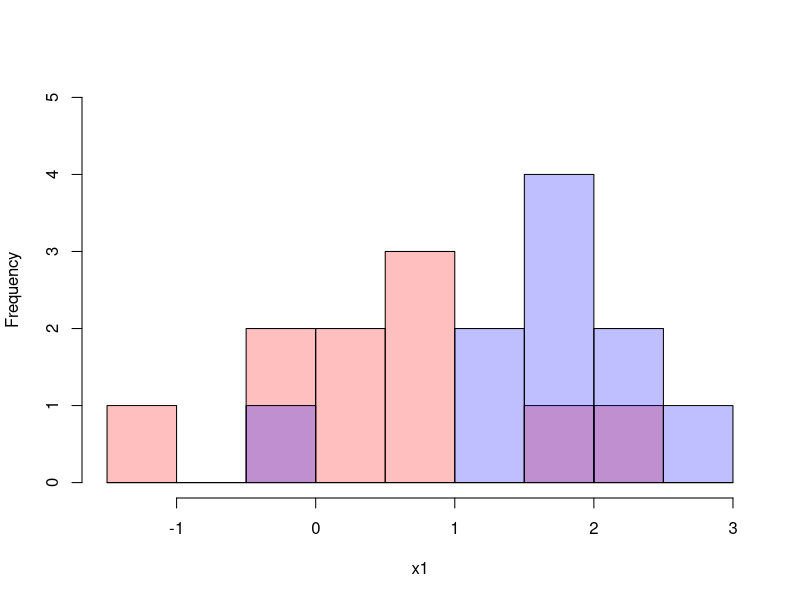
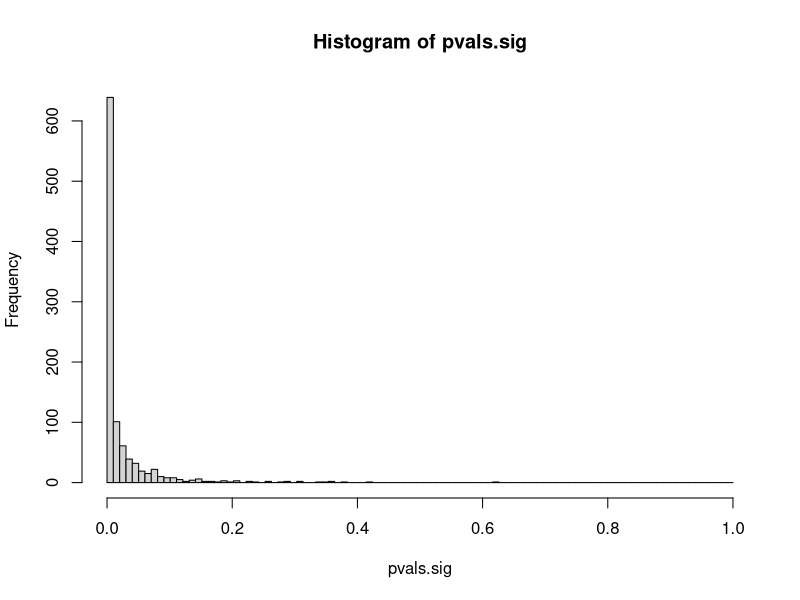
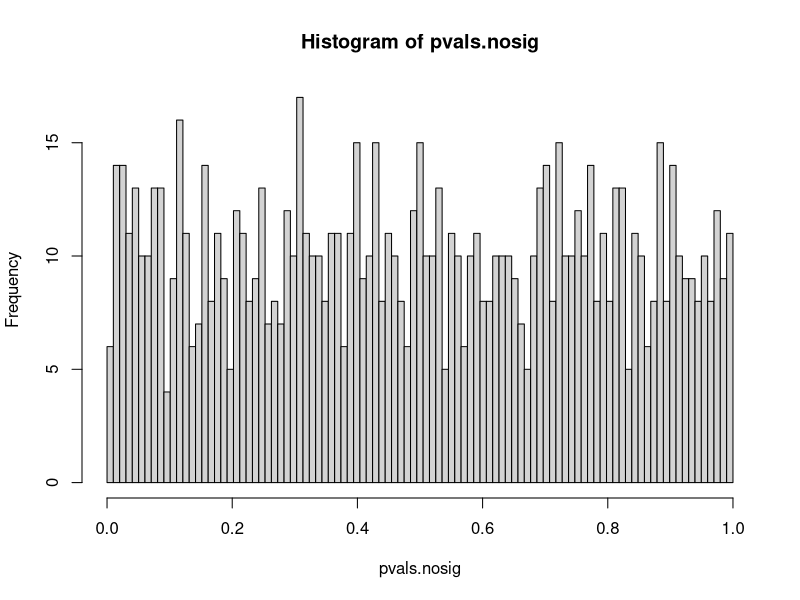
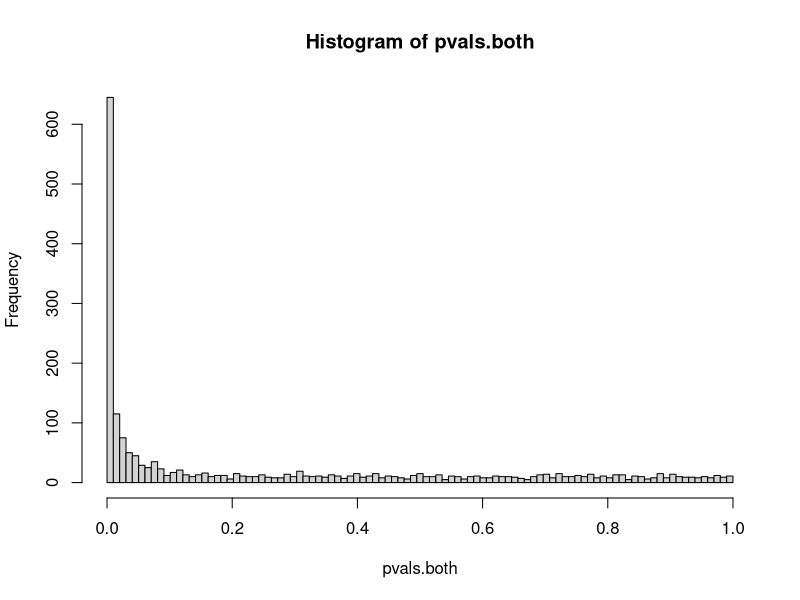

R code for these plots, in order:
## ---- chunk 1
knitr::opts_chunk$set(echo = FALSE)
## ---- chunk 2

x1 = rnorm(n=10, m=0, sd=1)
x2 = rnorm(n=10, m=1.5, sd=1)

print(x1)
print(x2)


## ---- chunk 3

#use h0 to get the proper range
h0 = hist(c(x1, x2), breaks=10, plot=F)
h1 = hist(x1, breaks=h0$breaks, plot=F)
h2 = hist(x2, breaks=h0$breaks, plot=F)
plot(h1, col=rgb(1, 0, 0, .25), ylim=c(0, max(h0$counts)), main="")
plot(h2, col=rgb(0, 0, 1, .25), add=T)


## ---- chunk 4
  res = t.test(x1, x2)
  print(res)
  
  
## ---- chunk 5
  testSignal = function(...){
    x1 = rnorm(n=10, m=0, sd=1)
    x2 = rnorm(n=10, m=1.5, sd=1)
    res = t.test(x1, x2)
    res$p.value
  }

  N=1000
  pvals.sig = sapply(1:N, testSignal)
  hist(pvals.sig, breaks = seq(0,1, length=100))
 
  #how many results have a pval < 0.05?
  sum(pvals.sig < 0.05)
 
## ---- chunk 6
    x1 = rnorm(n=10, m=0, sd=1)
    x2 = rnorm(n=10, m=0, sd=1)
    res = t.test(x1, x2)
    print(res)
    
## ---- chunk 7
  testNoSignal = function(...){
    x1 = rnorm(n=10, m=0, sd=1)
    x2 = rnorm(n=10, m=0, sd=1)
    res = t.test(x1, x2)
    res$p.value
  }
  pvals.nosig = sapply(1:N, testNoSignal)
  hist(pvals.nosig, breaks = seq(0,1, length=100))
 
  #how many results have a pval < 0.05?
  n1 = sum(pvals.nosig < 0.05)
  print(n1)
## ---- chunk 8
  pvals.both = c(pvals.sig, pvals.nosig)
  hist(pvals.both, breaks=seq(0, 1, length=100))

## ---- chunk 9
qvals.both = p.adjust(pvals.both, method="fdr")
n1 = sum(qvals.both < 0.05)
n2 = sum(qvals.both[1:N] < 0.05)
n3 = sum(qvals.both[-(1:N)] < 0.05)
## ---- chunk 10

#return the numbers of true/false positives when selecting from 
#unadjusted, bonferroni, FDR
checkSignificance = function(N1 = 1000, N2 = 10000, alpha=0.05){
  pvals.sig = sapply(1:N1, testSignal)
  pvals.nosig = sapply(1:N2, testNoSignal)
  pvals.both = c(pvals.sig, pvals.nosig)  
  qvals.both = p.adjust(pvals.both, method="fdr")  
    
  c(
    N1=N1, N2=N2, 
    TP.unadj=sum(pvals.sig < alpha), 
    FP.unadj=sum(pvals.nosig < alpha),
    TP.bh=sum(pvals.sig < alpha/(N1+N2)), 
    FP.bh=sum(pvals.nosig < alpha/(N1+N2)), 
    TP.fdr=sum(qvals.both[1:N1] < alpha), 
    FP.fdr=sum(qvals.both[-(1:N1)] < alpha)
  ) 
}
 

 
## ---- chunk 11

  rbind(
    checkSignificance(1000, 1000, 0.05),
    checkSignificance(1000, 5000, 0.05),
    checkSignificance(1000, 10000, 0.05),
    checkSignificance(1000, 20000, 0.05)  
  )

